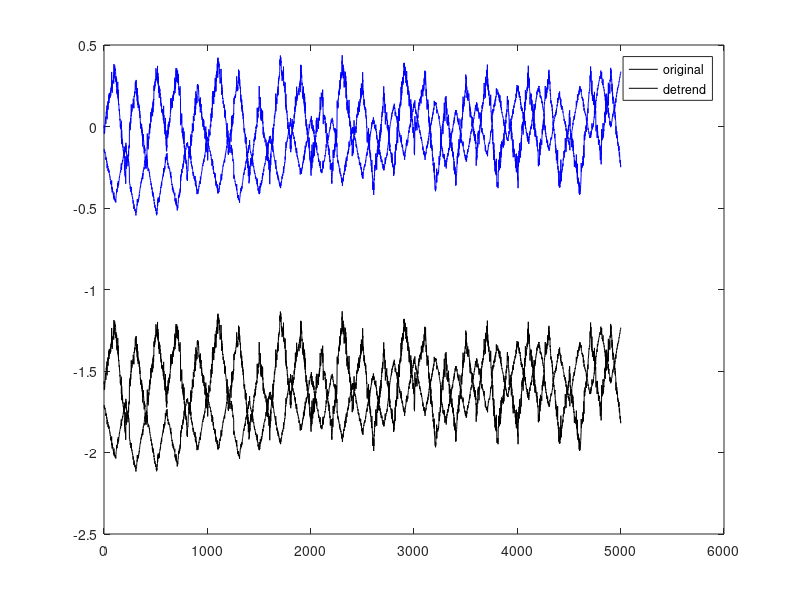

Recreate this plot in MATLAB. (Note: this script raises an error after producing the figure.)
%% (Local) Linear System Identification 
clear all; close all; clc; 
warning off; 

%% IMPORTANT, this is nice, but does only identify some model around the lowest point

%% Load and process the data 
load square05_f5.mat
u = um;
% Get the correct angles  
th1 = pi/2-th1m;
th2 = th1-th2m; 
yd = [th1';th2'];
T = length(u); 
% justified detrend? 
% y = yd-mean(yd')'*ones(1,T); 
y = yd+[pi/2;pi/2]*ones(1,T); 
plot(yd','-k');
hold on;
plot(y','-b');
legend('original','detrend');
h = 0.01; 
dataPend = iddata(y',u,h);

%% Singular values? 
% fourth order is very easy. 
N = 10;
bestfit = 0; 
for n=4:6
% opt = n4sidOptions('Display','on'); 
[sys,x0] = n4sid(dataPend,n);
% A la observer, take the innovator form into account 
prediction_horizon = 1;
[y,fit,x0] = compare(dataPend,sys,prediction_horizon);
    if(mean(fit)>bestfit)
        bestfit=mean(fit);
        nx = n;
    end
end

[sys,x0] = n4sid(dataPend,nx);
compare(dataPend,sys,prediction_horizon);

%% get lqr 

A = sys.A;
B = sys.B;
C = sys.C;
K = sys.K; 
D = sys.D;

R = 10;
Q = eye(nx);
% Barely stable 
[Klqr,S,e] = dlqr(A,B,Q,R,[]); 
clEig = eig(A-B*Klqr);
abs_clEig = abs(clEig)

%% Simulate with the observer

% load different data and check the observer 
load square03_f3.mat
u = um;
% Get the correct angles  
th1 = pi/2-th1m;
th2 = th1-th2m; 
yd = [th1';th2'];
T = length(u); 
% change of coordinates  
y = yd+[pi/2;pi/2]*ones(1,T); 

x0 = zeros(nx,1); 
yh = zeros(2,T); 
xh = zeros(nx,T);
xh(:,1) = x0;
for i=1:length(u) 
   yh(:,i) = C*xh(:,i)+D*u(i);
   xk1 = A*xh(:,i)+B*u(i)+K*(y(:,i)-yh(:,i));
   xh(:,i+1) = xk1; 
end

figObs = figure;
plot(y','-g');
hold on
plot(yh','--b'); 
grid on 
hold off
legend('y','yhat');

% Which state is what? 
figStates = figure;
plot(xh'); 

%% Numerical differentiation  
% Plain numerical differentiation is rather noisy,
% but for the nonlinear model maybe ok. 
for i=2:T-1
   dyk(:,i-1) = (yh(:,i+1)-yh(:,i-1))./(2*h); 
end
plot(dyk')
